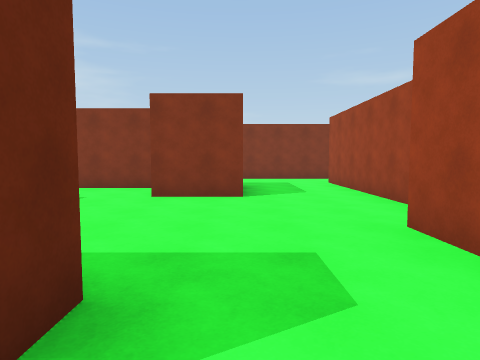
View 1 (above)

21 first-person views from a walk through a Unity game level. The camera is 1.5 m above the floor, tilts 4° down and sees 75° across. The floor is counted in squares, 2 m on a side. Each view is taken from the middle of a square. On the plan, view 1 faces up. The plan holds only what a view shows up to about 10 squares ahead; the rest is blank. The player is left out.

View 2
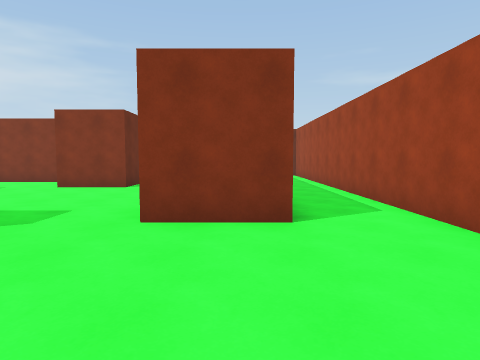

View 3
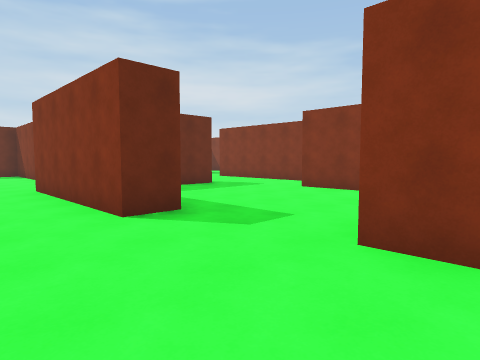

View 4
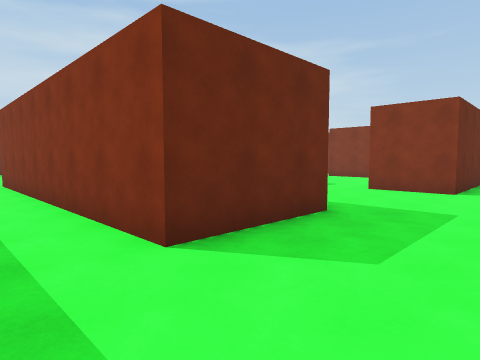

View 5
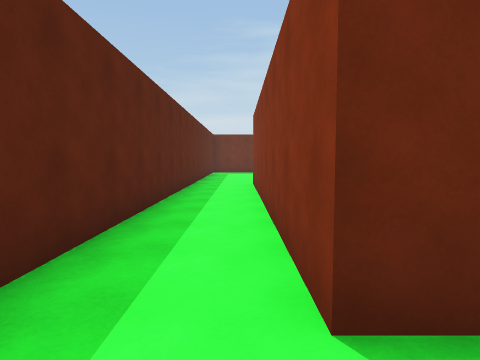

View 6
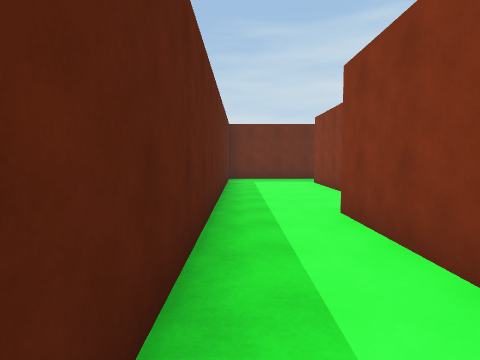

View 7
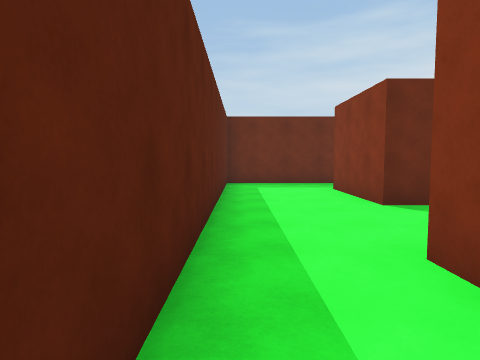

View 8
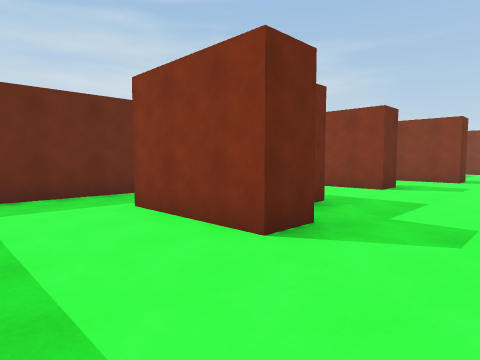

View 9
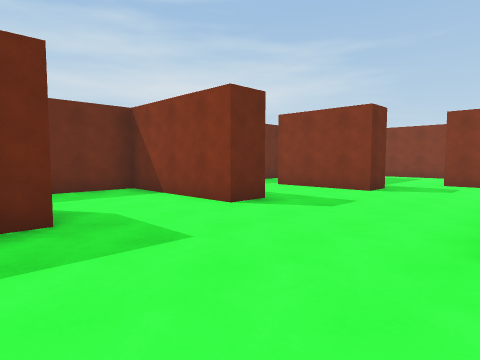

View 10
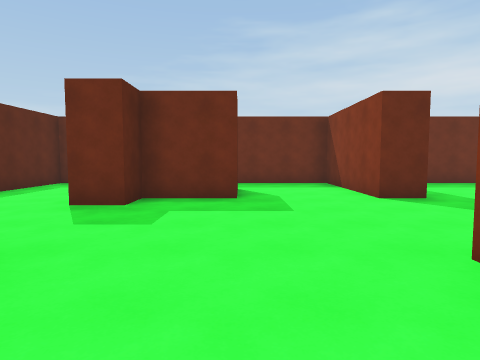

View 11
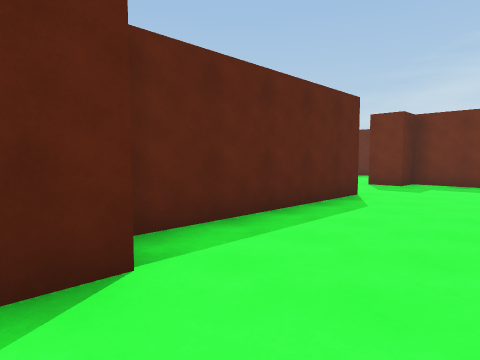

View 12
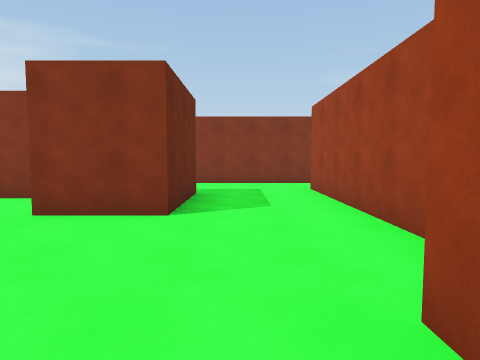

View 13
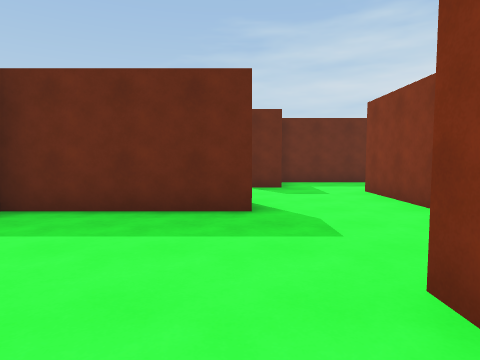

View 14
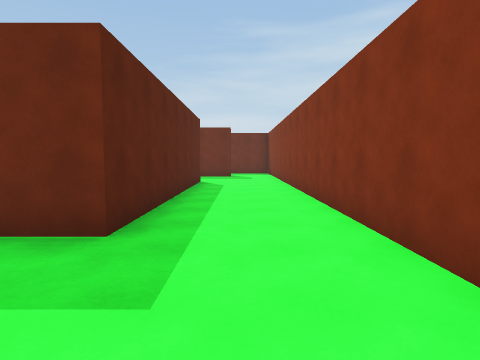

View 15
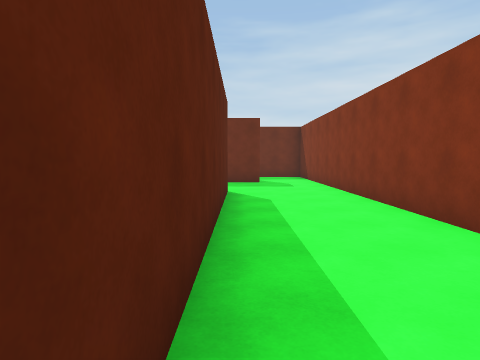

View 16
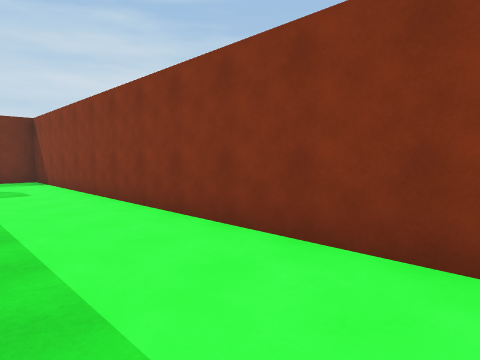

View 17
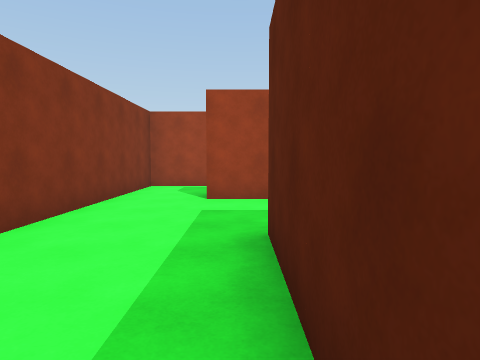

View 18
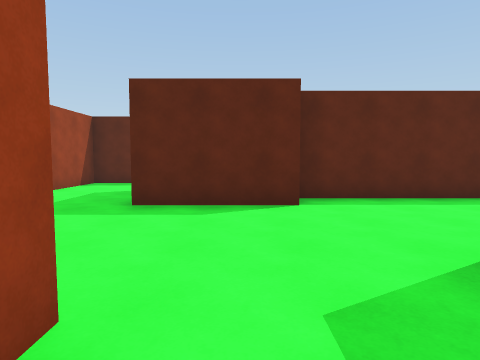

View 19
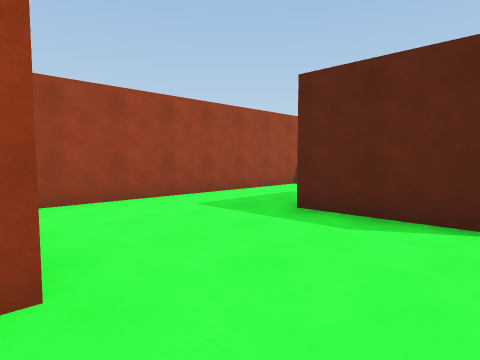

View 20
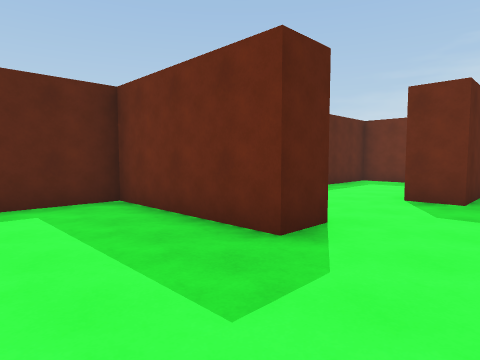

View 21
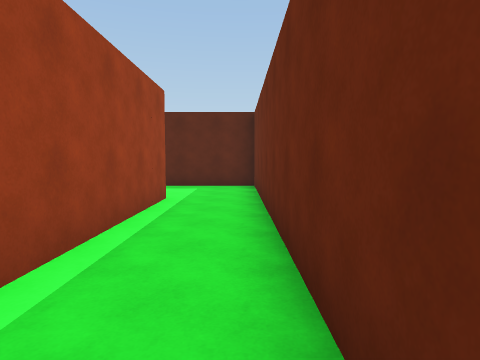

### Floor plan
Points are (right, up) in squares from view 1. A wall is a line through its corners. A room is listed if a view was taken in it or the views show most of it. See-through windows are left out.
Room 1 (views 1, 2, 3, 4, 5, 6, 7, 8, 11, 12, 13, 14, 15, 16, 17, 18, 19, 20)
walls: (-0.8, 1.6) (-0.8, 0.7); (2.7, 4.8) (2.7, 9.6); (3.6, 4.5) (3.6, 3.4); (-5.4, 5.2) (-4.4, 5.2) (-4.4, 1.6) (-2.6, 1.6); (-2.1, 7.8) (-5.6, 7.8); (0, -1.9) (2.7, -1.9) (2.7, -4.6) (-5.4, -4.6); (-6.9, 8.7) (0.1, 8.7) (0.1, 6.1) (-1.8, 6.1); (-7.9, -2.8) (-7.9, -3.7) (-10.6, -3.7); (5.4, 9.9) (5.4, 11.4) (-10.4, 11.4); (4.2, -6.4) (5.4, -6.4) (5.4, 8); (-9.7, 9.6) (-9.7, 7.4); (-12.4, -2.8) (-12.4, -6.4) (2.2, -6.4)
ways out: opening at (-11.5, -3) to room 2; opening at (-6.5, -3) to room 2; opening at (-0.5, -0.5) to room 2; opening at (-10, 10.5) to room 3; opening at (-8.5, 8) to room 4; opening at (-5, 6.5) to room 4
objects: other object (2, 2) to (3, 3)
Room 2 (views 9, 10)
walls: (-8.8, 2.6) (-8.8, 1.6) (-12.4, 1.6) (-12.4, -1.1); (-5.4, -2.8) (-0.1, -2.8); (-8.9, -2.8) (-7.9, -2.8); (-7.9, 5.2) (-10.6, 5.2); (-0.8, 0.7) (-5.4, 0.7)
ways out: opening at (-11.5, -3) to room 1; opening at (-6.5, -3) to room 1; opening at (-0.5, -0.5) to room 1; opening at (-9.5, 3.5) to room 3; opening at (-6.5, 5) to room 4
objects: other object (-10, -2) to (-9, -1)
Room 3 (view 21)
walls: (-10.6, 5.2) (-10.6, 9.2); (-12.5, 2.5) (-10, 2.5); (-10.4, 11.4) (-12.4, 11.4) (-12.4, 2.9)
ways out: opening at (-10, 10.5) to room 1; opening at (-9.5, 3.5) to room 2
Room 4 (no view inside)
walls: (-9.2, 6.1) (-7.9, 6.1) (-7.9, 5.2); (-5.6, 7.8) (-7.1, 7.8); (-9.7, 7.4) (-9.7, 6.2)
ways out: opening at (-8.5, 8) to room 1; opening at (-5, 6.5) to room 1; opening at (-6.5, 5) to room 2

Where each view was taken, in squares from view 1:
view 1: 0 up, 0 right, facing up
view 2: 2 down, 3 right, facing up
view 3: 1 down, 3 right, facing up-left
view 4: 6 down, 5 right, facing up-left
view 5: 5 down, 4 right, facing left
view 6: 6 down, 1 left, facing left
view 7: 6 down, 3 left, facing left
view 8: 6 down, 6 left, facing up-left
view 9: 2 down, 5 left, facing up-left
view 10: 1 down, 3 left, facing left
view 11: 0 up, 1 right, facing down-left
view 12: 2 up, 1 right, facing up
view 13: 5 up, 0 right, facing left
view 14: 10 up, 3 right, facing left
view 15: 9 up, 0 right, facing left
view 16: 9 up, 1 left, facing up-left
view 17: 9 up, 3 left, facing right
view 18: 3 up, 1 right, facing down
view 19: 2 up, 0 right, facing down-right
view 20: 7 up, 2 left, facing down-left
view 21: 11 up, 12 left, facing down
